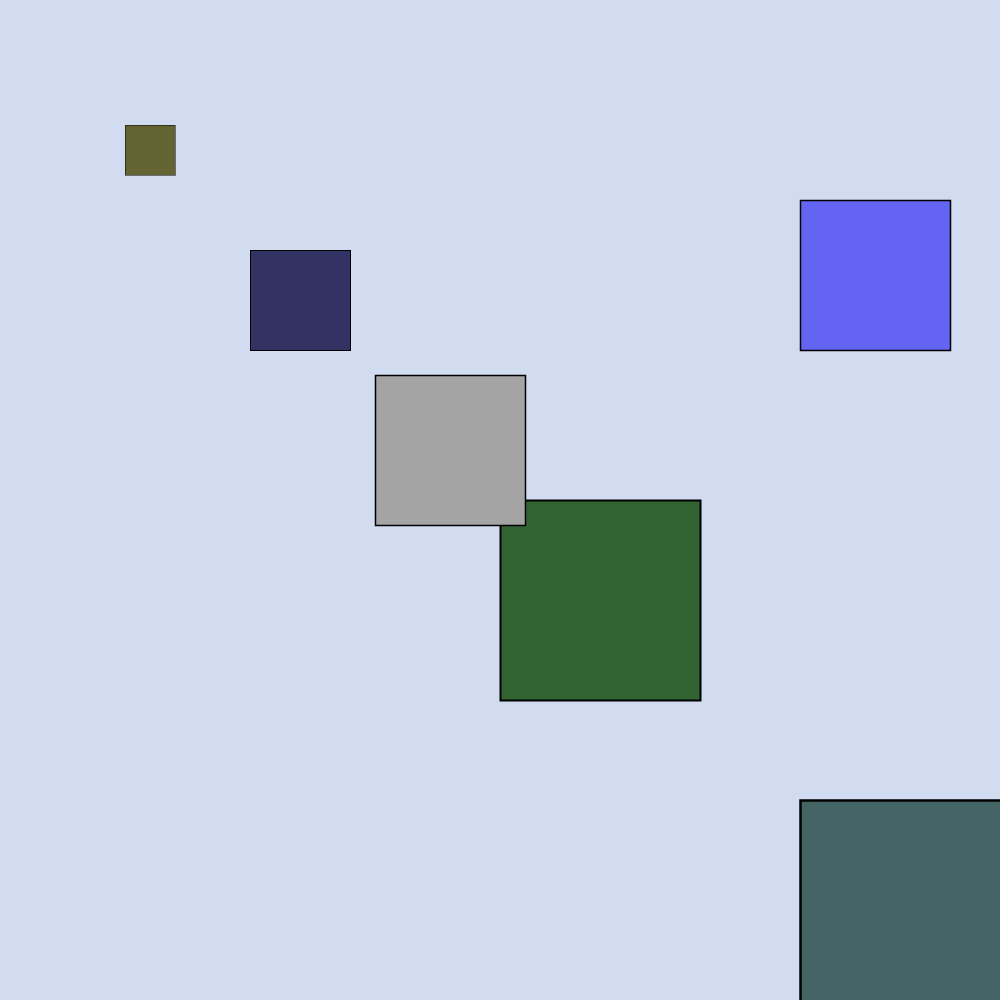
Frame 1 (no input)
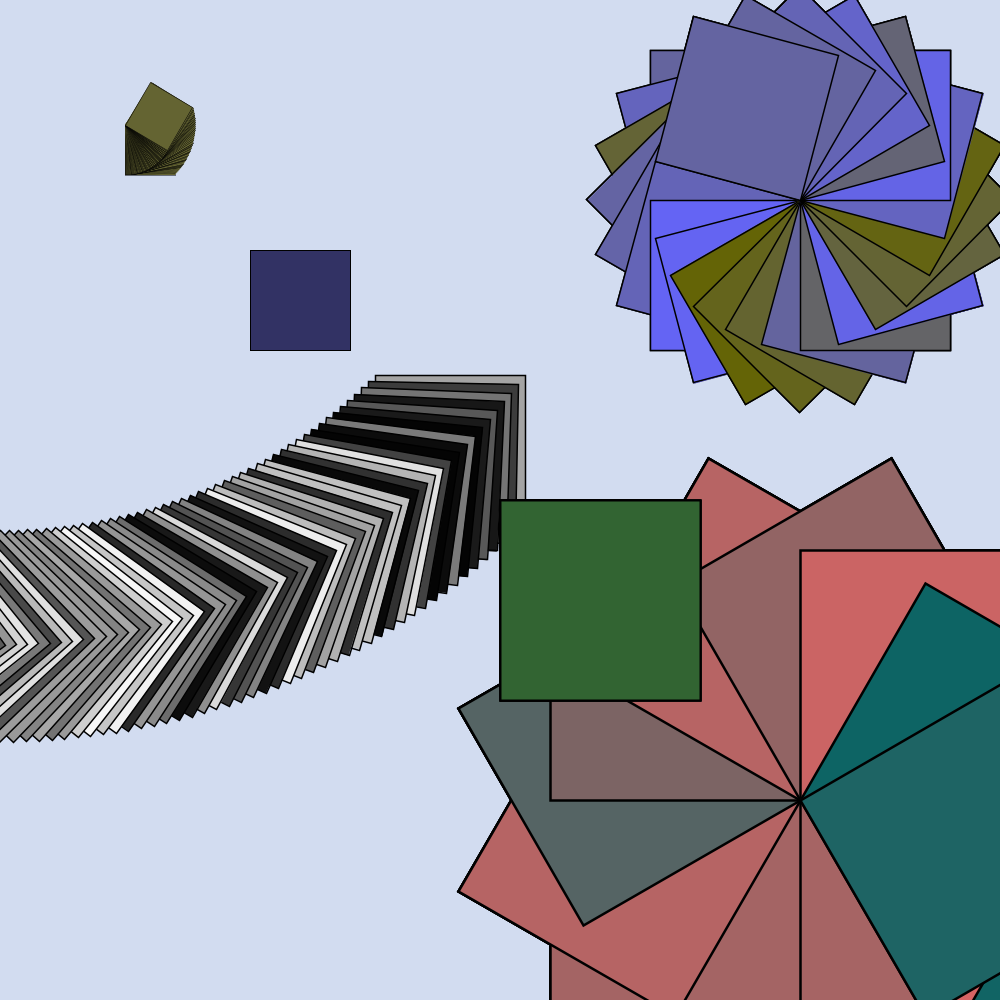
Frame 60 (the mouse pressed at the canvas centre just before this capture)
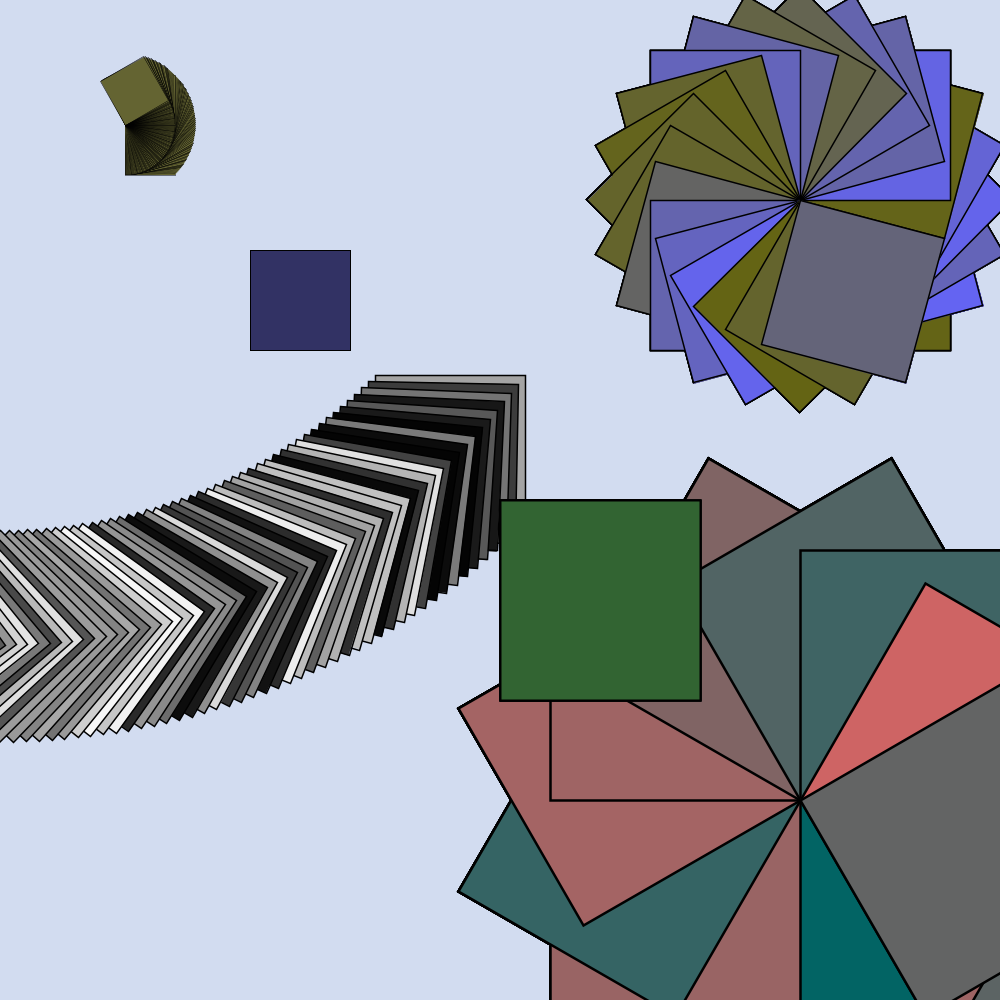
Frame 120 (the mouse held since frame 60 and released just before this capture)

The Processing sketch that drew these frames (run headless with seeded random() and noise(); from frame 60 on, the mouse is pressed at the canvas centre):

// Processing sketch: HandsOn_UsingTransformations
// ── HandsOn_UsingTransformations.pde
int angle = 0;
void setup() {
  size(1000, 1000);
  background(210, 220, 240);
  strokeWeight(2);
}

void draw() {
  //background(210, 220, 240);
  
  // Translate to origin then draw rect on upper left corner
  // green rect
  pushMatrix();
  fill(50, 100, 50);
  translate(width/2, height/2);
  rect(0, 0, 200, 200);
  popMatrix();
  
  // Scale then translate to origin (blue rect)
  pushMatrix();
  fill(50, 50, 100);
  scale(0.5);
  translate(width/2, height/2);
  rect(0, 0, 200, 200);
  popMatrix();
  
  // Scale, Rotate, then Translate to origin (random black-white rect)
  pushMatrix();
  fill(random(0, 255));
  scale(0.75);
  rotate(radians(angle));
  translate(width/2, height/2);
  rect(0, 0, 200, 200);
  popMatrix();
  
  // Scale, translate, then rotate on screen origin (rotating yellow rect)
  pushMatrix();
  fill(100, 100, 50);
  scale(0.25);
  translate(width/2, height/2);
  rotate(radians(-angle));
  rect(0, 0, 200, 200);
  popMatrix();

  // Translate, Rotate, then scale (rotating red/blue-green rect on bottom right)
  pushMatrix();
  fill(random(0, 255), 100, 100);
  translate(width/2 + 300, height/2 + 300);
  rotate(radians(angle * 30));
  scale(1.25);
  rect(0, 0, 200, 200);
  // Top Version (rotating blue/green rect on top right)
  popMatrix();
  pushMatrix();
  fill(100, 100, random(0, 255));
  translate(width/2 + 300, height/2 - 300);
  rotate(radians(-angle * 15));
  scale(0.75);
  rect(0, 0, 200, 200);
  popMatrix();

  angle++;
}
